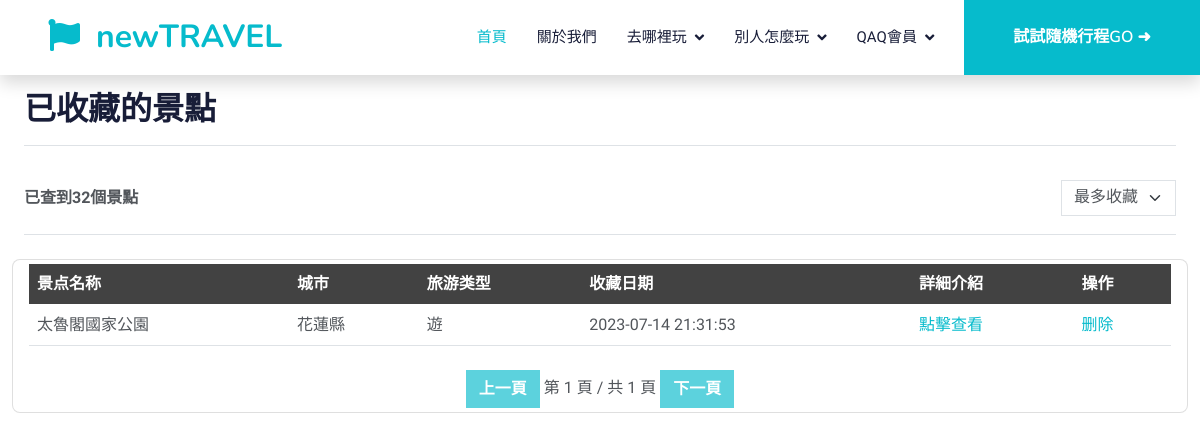
/like_attractions.php (signed in), run on an earlier commit of the app's database.
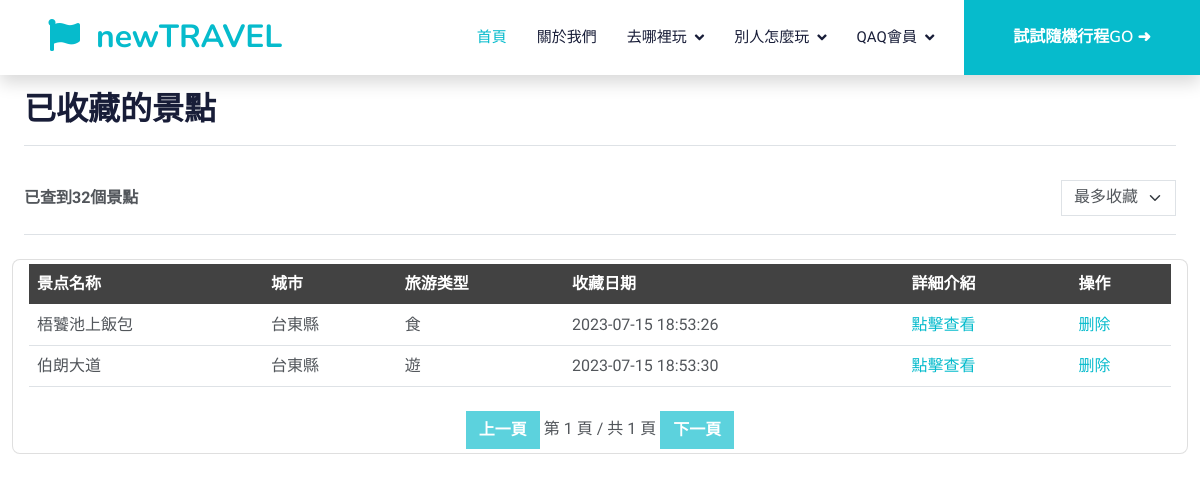
And on a later commit of the database.
### tables this page shows
CREATE TABLE IF NOT EXISTS `favorites` (
  `id` int NOT NULL AUTO_INCREMENT,
  `member_id` int DEFAULT NULL,
  `attraction_id` int DEFAULT NULL,
  `created_at` timestamp NULL DEFAULT CURRENT_TIMESTAMP,
  PRIMARY KEY (`id`),
  KEY `member_id` (`member_id`),
  KEY `attraction_id` (`attraction_id`)
);

CREATE TABLE IF NOT EXISTS `attractions` (
  `att_id` int NOT NULL AUTO_INCREMENT,
  `att_name` varchar(50) NOT NULL,
  `att_City` char(10) DEFAULT NULL,
  `att_CityNum` int NOT NULL,
  `att_Address` varchar(500) NOT NULL,
  `att_lat` decimal(18,14) NOT NULL,
  `att_lng` decimal(18,14) NOT NULL,
  `att_type` char(10) NOT NULL,
  `att_StartTime` time NOT NULL,
  `att_EndTime` time NOT NULL,
  `att__Week` char(10) NOT NULL,
  `att_content` varchar(300) DEFAULT NULL,
  `att_picture` varchar(300) DEFAULT NULL,
  `att_Fraction` int DEFAULT NULL,
  `ATT_AREANAME` varchar(20) DEFAULT NULL,
  `ATT_AREAID` char(8) DEFAULT NULL,
  `att_views` int NOT NULL DEFAULT '0' COMMENT '點閱數',
  PRIMARY KEY (`att_id`)
);

### like_attractions.php (the view, shortened to what this page needs)
<!doctype html>
<html lang="en">
<head>
  <link href="https://cdnjs.cloudflare.com/ajax/libs/font-awesome/5.10.0/css/all.min.css" rel="stylesheet">
  <link href="https://cdn.jsdelivr.net/npm/bootstrap-icons@1.4.1/font/bootstrap-icons.css" rel="stylesheet">
  <link href="lib/animate/animate.min.css" rel="stylesheet">
  <link href="lib/owlcarousel/assets/owl.carousel.min.css" rel="stylesheet">
  <link href="css/bootstrap.min.css" rel="stylesheet">
  <link href="css/style.css" rel="stylesheet">
</head>
<body>
  <nav class="navbar navbar-expand-lg bg-white navbar-light shadow sticky-top p-0">
        <a href="index.php" class="navbar-brand d-flex align-items-center px-4 px-lg-5">
            <h2 class="m-0 text-primary"><i class="fa fa-flag me-3"></i>newTRAVEL</h2>
        </a>
        <div class="collapse navbar-collapse" id="navbarCollapse">
            <div class="navbar-nav ms-auto p-4 p-lg-0">
                <a href="index.php" class="nav-item nav-link active">首頁</a>
                <a href="about.html" class="nav-item nav-link">關於我們</a>
                <div class="nav-item dropdown">
                    <a href="#" class="nav-link dropdown-toggle" data-bs-toggle="dropdown">去哪裡玩</a>
                </div>
                <div class="nav-item dropdown">
                    <a href="#" class="nav-link dropdown-toggle" data-bs-toggle="dropdown">別人怎麼玩</a>
                </div>
                <?php
                    if (isset($_SESSION['mem_name'])) {
                        echo "<div class='nav-item dropdown'>";
                        echo "<a href='#' class='nav-link dropdown-toggle' data-bs-toggle='dropdown'>".$_SESSION['mem_name']."會員</a>";
                    }else {
                        echo "<a href='login.html' class='nav-item nav-link'>登入/註冊</a>";
                        }
                    ?>
                </div>
            </div>
            <div class="nav-item dropdown">
                <a href="route_custom.html"
                    class="btn btn-primary py-4 px-lg-5 d-none d-lg-block">試試隨機行程GO&#32;&#10140;</a>
            </div>
        </div>
    </nav>
  <main class="col-md-12 ms-sm-auto px-md-4">
    <div
      class="d-flex justify-content-between flex-wrap flex-md-nowrap align-items-center pt-3 pb-2 mb-3 border-bottom">
      <h1 class="h2">已收藏的景點</h1>
    </div>
      <header class="d-sm-flex align-items-center border-bottom mb-4 pb-3 py-3 fadeInUp" data-wow-delay="0.1s">
        <strong class="d-block py-2">已查到32個景點 </strong>
        <div class="ms-auto">
          <select class="form-select d-inline-block w-auto border pt-1 fadeInUp" data-wow-delay="0.1s">
            <option value="0">最多收藏</option>
          </select>
        </div>
      </header>
      <?php
      require_once('php/db_connect_wamp.php');
$memberId = $_SESSION['mem_id'];
$query = "SELECT f.id, f.member_id, f.attraction_id, f.created_at, a.att_name, a.att_City, a.att_type FROM favorites f INNER JOIN attractions a ON f.attraction_id = a.att_id WHERE f.member_id = ?";
$stmt = $con->prepare($query);
$stmt->bind_param("i", $memberId);
$stmt->execute();
$result = $stmt->get_result();
if ($result->num_rows > 0) {
    echo '<div class="row justify-content-center">';
    echo '    <div class="card">';
    echo '        <div class="card-body p-1">';
    echo '            <div class="table-responsive" style="height: auto; width: auto;">';
    echo '                <table class="table">';
    echo '                    <thead style="background-color: #424242;">';
    echo '                        <tr>';
    echo '                            <th scope="col">景点名称</th>';
    echo '                            <th scope="col">城市</th>';
    echo '                            <th scope="col">旅游类型</th>';
    echo '                            <th scope="col">收藏日期</th>';
    echo '                            <th scope="col">詳細介紹</th>';
    echo '                            <th scope="col">操作</th>';
    echo '                        </tr>';
    echo '                    </thead>';
    echo '                    <tbody>';
    while ($row = $result->fetch_assoc()) {
        echo '                        <tr>';
        echo '                            <td>' . $row['att_name'] . '</td>';
        echo '                            <td>' . $row['att_City'] . '</td>';
        echo '                            <td>' . $row['att_type'] . '</td>';
        echo '                            <td>' . $row['created_at'] . '</td>';
        echo '                            <td><a href="big_attraction.php#' . urlencode($row['att_name']) . '">點擊查看</a></td>';
        echo '                            <td><a href="php/delete_favorites.php?id=' . $row['id'] . '">删除</a></td>';
        echo '                        </tr>';
    }
    echo '                    </tbody>';
    echo '                </table>';
    echo '            </div>';
    echo '              <div class="row justify-content-center mt-2">';
    echo '              <div class="col-12 text-center">';
    echo '                <button id="prevButton" class="btn btn-primary mr-2">上一頁</button>';
    echo '                <span id="pageInfo"></span>';
    echo '                <button id="nextButton" class="btn btn-primary ml-2">下一頁</button>';
    echo '              </div>';
    echo '        </div>';
    echo '    </div>';
    echo '</div>';
} else {
    echo '沒有找到用戶的收藏景點資訊。';
}
?>
    </main>
</body>
</html>

### css/style.css (style rules this page uses)
:root { --primary: #06BBCC; --light: #F0FBFC; --dark: #181d38; }
.btn { font-family: 'Nunito', sans-serif; font-weight: 600; transition: .5s; }
.btn.btn-primary, .btn.btn-secondary { color: #FFFFFF; }
.navbar .dropdown-toggle::after { border: none; content: "\f107"; font-family: "Font Awesome 5 Free"; font-weight: 900; vertical-align: middle; margin-left: 8px; }
.navbar-light .navbar-nav .nav-link { margin-right: 30px; padding: 25px 0; color: #FFFFFF; font-size: 15px; text-transform: uppercase; outline: none; }
.navbar-light .navbar-nav .nav-link:hover, .navbar-light .navbar-nav .nav-link.active { color: var(--primary); }
.navbar-light .navbar-brand, .navbar-light a.btn { height: 75px; }
.navbar-light .navbar-nav .nav-link { color: var(--dark); font-weight: 500; }
.navbar-light.sticky-top { top: -100px; transition: .5s; }
html, body, .intro { height: 100%; }
table td, table th { text-overflow: ellipsis; white-space: nowrap; overflow: hidden; }
thead th { color: #fff; }
.card { border-radius: .5rem; }
thead { top: 0; position: sticky; }

What changed in the data, as far as the page shows it:
removed favorites: attraction.att_name "太魯閣國家公園", attraction.att_City "花蓮縣", attraction.att_type "遊", created_at "2023-07-14 21:31:53"
added favorites: attraction.att_name "梧饕池上飯包", attraction.att_City "台東縣", attraction.att_type "食", created_at "2023-07-15 18:53:26"
added favorites: attraction.att_name "伯朗大道", attraction.att_City "台東縣", attraction.att_type "遊", created_at "2023-07-15 18:53:30"
